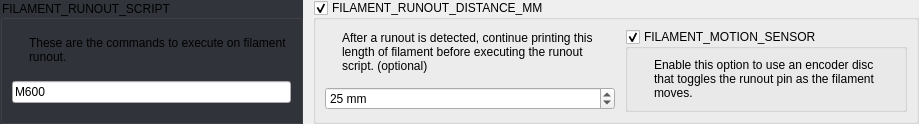
       <widget class="QWidget" name="widget_11" native="true">
        <layout class="QGridLayout" name="gridLayout_51" columnstretch="1,2">
         <property name="leftMargin">
          <number>0</number>
         </property>
         <property name="topMargin">
          <number>0</number>
         </property>
         <property name="rightMargin">
          <number>0</number>
         </property>
         <property name="bottomMargin">
          <number>0</number>
         </property>
         <property name="spacing">
          <number>10</number>
         </property>
         <item row="0" column="0">
          <widget class="QGroupBox" name="groupBox_4">
           <property name="focusPolicy">
            <enum>Qt::StrongFocus</enum>
           </property>
           <property name="styleSheet">
            <string notr="true">QGroupBox:!disabled {
	background: rgb(50, 52, 59);
}</string>
           </property>
           <property name="title">
            <string>FILAMENT_RUNOUT_SCRIPT</string>
           </property>
           <layout class="QGridLayout" name="gridLayout_54">
            <property name="spacing">
             <number>10</number>
            </property>
            <item row="0" column="0">
             <widget class="QLabel" name="label_69">
              <property name="sizePolicy">
               <sizepolicy hsizetype="Fixed" vsizetype="Fixed">
                <horstretch>0</horstretch>
                <verstretch>0</verstretch>
               </sizepolicy>
              </property>
              <property name="text">
               <string/>
              </property>
              <property name="pixmap">
               <pixmap resource="../resources/resources.qrc">:/info_FILL0_wght100_GRAD0_opsz20.svg</pixmap>
              </property>
             </widget>
            </item>
            <item row="0" column="1">
             <widget class="QLabel" name="label_70">
              <property name="text">
               <string>These are the commands to execute on filament runout.</string>
              </property>
              <property name="wordWrap">
               <bool>true</bool>
              </property>
             </widget>
            </item>
            <item row="1" column="0" colspan="2">
             <widget class="QLineEdit" name="uFilamentRunoutScriptEdit">
              <property name="text">
               <string>M600</string>
              </property>
             </widget>
            </item>
           </layout>
          </widget>
         </item>
         <item row="0" column="1">
          <widget class="QGroupBox" name="uFilamentRunoutDistanceMmBox">
           <property name="title">
            <string>FILAMENT_RUNOUT_DISTANCE_MM</string>
           </property>
           <property name="checkable">
            <bool>true</bool>
           </property>
           <layout class="QGridLayout" name="gridLayout_52">
            <property name="spacing">
             <number>10</number>
            </property>
            <item row="0" column="0">
             <widget class="QLabel" name="label_65">
              <property name="sizePolicy">
               <sizepolicy hsizetype="Fixed" vsizetype="Fixed">
                <horstretch>0</horstretch>
                <verstretch>0</verstretch>
               </sizepolicy>
              </property>
              <property name="text">
               <string/>
              </property>
              <property name="pixmap">
               <pixmap resource="../resources/resources.qrc">:/info_FILL0_wght100_GRAD0_opsz20.svg</pixmap>
              </property>
             </widget>
            </item>
            <item row="0" column="1">
             <widget class="QLabel" name="label_66">
              <property name="text">
               <string>After a runout is detected, continue printing this length of filament before executing the runout script. (optional)</string>
              </property>
              <property name="wordWrap">
               <bool>true</bool>
              </property>
             </widget>
            </item>
            <item row="1" column="0" colspan="2">
             <widget class="QSpinBox" name="uFilamentRunoutDistanceMmSpinBox">
              <property name="suffix">
               <string> mm</string>
              </property>
              <property name="maximum">
               <number>100</number>
              </property>
              <property name="stepType">
               <enum>QAbstractSpinBox::AdaptiveDecimalStepType</enum>
              </property>
              <property name="value">
               <number>25</number>
              </property>
             </widget>
            </item>
            <item row="0" column="2" rowspan="2">
             <widget class="QGroupBox" name="uFilamentMotionSensorBox">
              <property name="title">
               <string>FILAMENT_MOTION_SENSOR</string>
              </property>
              <property name="checkable">
               <bool>true</bool>
              </property>
              <layout class="QGridLayout" name="gridLayout_53">
               <property name="spacing">
                <number>10</number>
               </property>
               <item row="0" column="0">
                <widget class="QLabel" name="label_67">
                 <property name="sizePolicy">
                  <sizepolicy hsizetype="Fixed" vsizetype="Fixed">
                   <horstretch>0</horstretch>
                   <verstretch>0</verstretch>
                  </sizepolicy>
                 </property>
                 <property name="text">
                  <string/>
                 </property>
                 <property name="pixmap">
                  <pixmap resource="../resources/resources.qrc">:/info_FILL0_wght100_GRAD0_opsz20.svg</pixmap>
                 </property>
                </widget>
               </item>
               <item row="0" column="1">
                <widget class="QLabel" name="label_68">
                 <property name="text">
                  <string>Enable this option to use an encoder disc that toggles the runout pin as the filament moves.</string>
                 </property>
                 <property name="wordWrap">
                  <bool>true</bool>
                 </property>
                </widget>
               </item>
              </layout>
             </widget>
            </item>
           </layout>
          </widget>
         </item>
        </layout>
       </widget>
